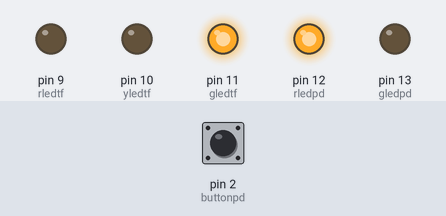
Bench run of a sketch on a simulated Arduino Uno, built with avr-gcc and run on an emulated ATmega328P. On the bench: output pins drawn as LEDs (lit = HIGH). The inputs (shaded band) are chosen by the test bench; at power-on: pin 2 (buttonpd) HIGH.

Above: at 1.2 s.
1.3 s: pin 2 (buttonpd) pulled LOW for 0.15 s
At 2.3 s:
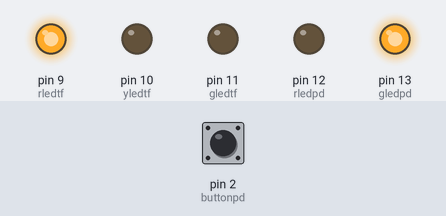
At 8.7 s:
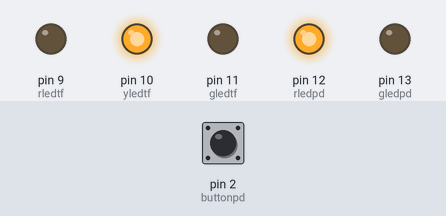
Timing chart, 0 to 8.9 s (numbered marks = the images above; inputs shaded):
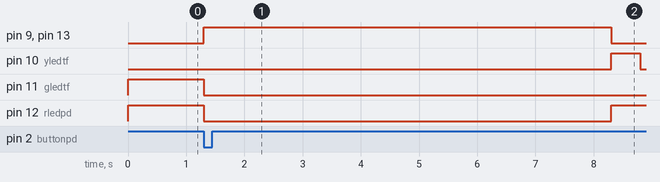

Measured:
- after the input at 1.3 s, pin 9 (rledtf), pin 13 (gledpd): LOW → HIGH at once, → LOW 7.0 s later; pin 10 (yledtf): LOW → HIGH after 7.0 s, → LOW 0.50 s later; pin 11 (gledtf): HIGH → LOW at once; pin 12 (rledpd): HIGH → LOW at once, → HIGH 7.0 s later

The sketch:

pedestrian-light.ino
```cpp
// C++ code
//
// Inisialisasi
const int rledtf = 9, yledtf = 10, gledtf = 11; //Trafficlight
const int rledpd = 12, gledpd = 13; //Pedestrianlight
const int buttonpd = 2; //Pedestrianbutton
volatile bool pdRequest = false; //Interuption Variable

void setup()
{
  // Konfigurasi LED sebagai OUTPUT
  for (int i = 9; i <= 13; i++) {
    pinMode(i, OUTPUT);
  }

  // Konfigurasi Tombol sebagai INPUT_PULLUP
  pinMode(buttonpd, INPUT_PULLUP);

  // Inisialisasi Interrupt
  attachInterrupt(digitalPinToInterrupt(buttonpd), requestPedestrian, FALLING);

  //Kondisi default = Trafictlight LED hijau dan Pedestrian LED merah Aktif
  digitalWrite(gledtf, HIGH);
  digitalWrite(rledpd, HIGH);
}

void loop() {
  // Jika tombol ditekan, jalankan sequence penyeberangan
  if (pdRequest) {
    executePedestrianSequence();
    pdRequest = false; // Reset var
  }
}

// Fungsi Interrupt hanya untuk menangkap input
void requestPedestrian() {
  pdRequest = true;
}

// Fungsi transisi lampu saat ada orang menyeberang
void executePedestrianSequence() {
  // Lampu Merah TF nyala, Lampu Hijau PD nyala
  digitalWrite(gledtf, LOW);
  digitalWrite(rledtf, HIGH);
  digitalWrite(rledpd, LOW);
  digitalWrite(gledpd, HIGH);

  delay(7000); // Waktu menyeberang 7 detik

  digitalWrite(gledpd, LOW);
  digitalWrite(rledpd, HIGH);
  digitalWrite(rledtf, LOW);

  //Kuning TF kedip 3x (Peringatan)
  for (int i = 0; i <= 3; i++) {
    digitalWrite(yledtf, HIGH);
    delay(500);
    digitalWrite(yledtf, LOW);
    delay(500);
  }

  // LED Traffic Hijau kembali nyala
  digitalWrite(gledtf, HIGH);
}
```
